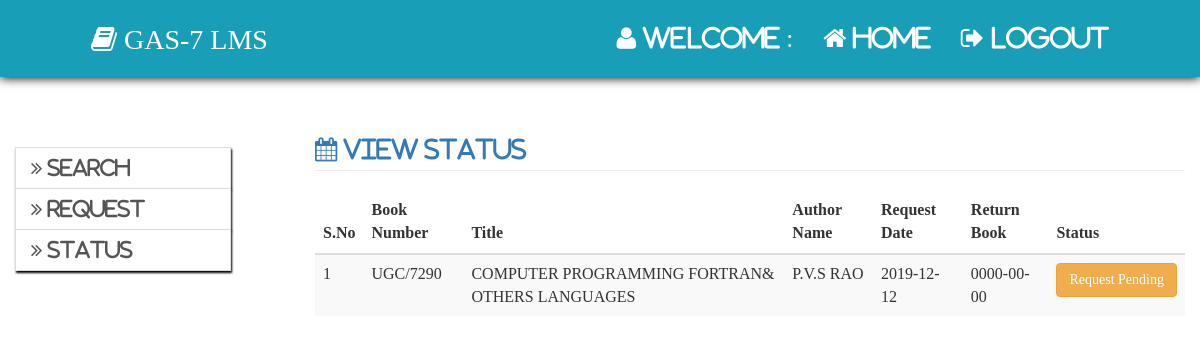
Screenshot of /staff/staff_status.php with the database file from the repository.
### tables this page shows
CREATE TABLE `settings` (
  `id` int(11) NOT NULL AUTO_INCREMENT,
  `app_name` varchar(30) NOT NULL,
  `app_decp` varchar(300) DEFAULT NULL,
  `app_logo` varchar(80) NOT NULL,
  `smtp_host` varchar(33) NOT NULL,
  `smtp_port` varchar(10) NOT NULL,
  `smtp_user` varchar(30) NOT NULL,
  `smtp_pass` varchar(30) NOT NULL,
  `smtp_sec_type` enum('ssl','tls') NOT NULL,
  PRIMARY KEY (`id`)
);

CREATE TABLE IF NOT EXISTS `staff_barrow_books` (
  `sbid` int(11) NOT NULL AUTO_INCREMENT,
  `sid` int(11) NOT NULL,
  `bid` int(11) NOT NULL,
  `request_date` date NOT NULL,
  `return_date` date NOT NULL,
  `today` date NOT NULL,
  `status` int(11) NOT NULL,
  PRIMARY KEY (`sbid`)
);

CREATE TABLE `books` (
  `bid` int(11) NOT NULL AUTO_INCREMENT,
  `sno` varchar(150) NOT NULL,
  `bno` varchar(20) NOT NULL,
  `bcode` varchar(50) DEFAULT NULL,
  `title` varchar(150) NOT NULL,
  `aname` varchar(150) NOT NULL,
  `publication` varchar(150) NOT NULL,
  `price` varchar(150) NOT NULL,
  `alamara` varchar(150) NOT NULL,
  `rack` varchar(150) NOT NULL,
  `status` int(11) NOT NULL,
  `sstatus` int(11) NOT NULL,
  PRIMARY KEY (`bid`)
);

### staff/staff_status.php (the view, shortened to what this page needs)
<?php
	include"../include/config.php";
?>
<html>
	<head>
		<?php
			include"../include/head.php";
		?>
	</head>
	<body>
		<?php include"staff_home_nav.php";?>
		<div class="col-md-3" style="margin-top:50px">
			<?php
				include"staff_sidenav.php";
			?>
		</div>
		<div class="col-md-9">
			<?php
				$sql="Select books.bid, books.bno, books.title, books.aname,
  staff_barrow_books.request_date, staff_barrow_books.return_date,
  staff_barrow_books.today, books.status
From staff_barrow_books Inner Join
  books On books.bid = staff_barrow_books.bid ";
			$res=$con->query($sql);
			if($res->num_rows>0)
			{
				echo"
				<h3 class='page-header text-primary'><i class='fa fa-calendar'> View Status</i></h3>
				<table class='table table-striped'>
					<thead>
						<tr>
							<th>S.No</th>
							<th>Book Number</th>
							<th>Title</th>
							<th>Author Name</th>
							<th>Request Date</th>
							<th>Return Book</th>
							<th>Status</th>
						</tr>
					</thead>
					<tbody>
				";
				$i=1;
				while($row=$res->fetch_assoc())
				{
					if($row["status"]==1)
					{
						echo"
							<tr>
								<td>{$i}</td>
								<td>{$row["bno"]}</td>
								<td>{$row["title"]}</td>
								<td>{$row["aname"]}</td>
								<td>{$row["request_date"]}</td>
								<td>{$row["return_date"]}</td>
								<td><button class='btn btn-warning' type='button'>Request Pending</button></td>
							</tr>
						";
						$i++;
					}
				}
				echo"
					</tbody>
					</table>
				";
			}
			else
			{
				echo"<div style='margin-top:80px' class='alert alert-danger'>Status Not Found..!!!</div>";
			}
			?>
		</div>
	</body>
</html>

### staff/staff_home_nav.php
<nav class="navbar navbar-inverse navbar-fixed-top">
	<div class="container-fluid">
		<div class="navbar-header">
			<a class="navbar-brand"><i class="fa fa-book"></i>  <?php echo $row["app_name"]; ?></a>
		</div>
		<ul class="nav navbar-nav navbar-right">
			<li><a href="#"><span class="fa fa-user"> Welcome : <?php echo $_SESSION['sname']?></span></a></li>
			<li><a href="staff_home.php"><span class="fa fa-home"> Home</span></a></li>
			<li><a href="../logout.php"><span class="fa fa-sign-out"> Logout</span></a></li>
		</ul>
	</div>
</nav>

### css/style.css (style rules this page uses)
.navbar { position: relative; min-height: 75px; margin-bottom: 20px; border: 1px solid transparent; box-shadow: 0px 1px 10px black; }
.navbar-nav>li>a { padding-top: 25px; padding-bottom:25px; }
body { font-family:Times New Roman; font-size:20px; line-height: 1.42857143; color: #333; background-color: #fff; }
.navbar-inverse .navbar-nav>li>a { color: white; font-size:25px; }
.navbar-brand { float: left; height: 50px; padding: 15px 15px; font-size: 28px; line-height:1.7; }
.navbar-inverse .navbar-brand { color: white; }
.navbar>.container-fluid .navbar-brand { margin-left: 60px; }
.navbar-inverse { background-color:#199EB8; border-color:#199EB8; }
.navbar-right { float: right!important; margin-right: 60px; }

### rows the page displays
settings: app_name "GAS-7 LMS"
staff_barrow_books: bid.bno "UGC/7290", bid.title "COMPUTER PROGRAMMING FORTRAN& OTHERS LANGUAGES", bid.aname "P.V.S RAO", request_date "2019-12-12", return_date "0000-00-00"
